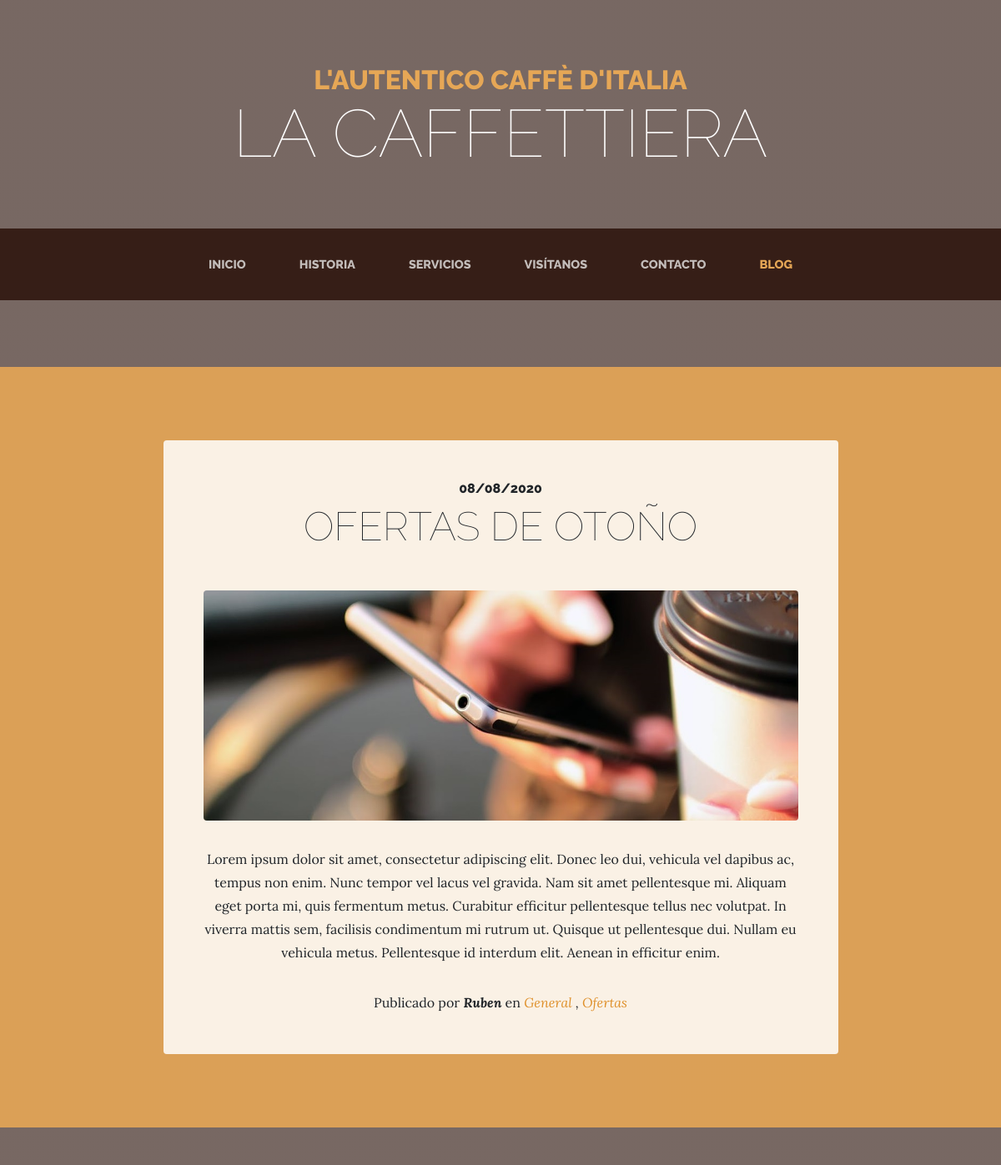
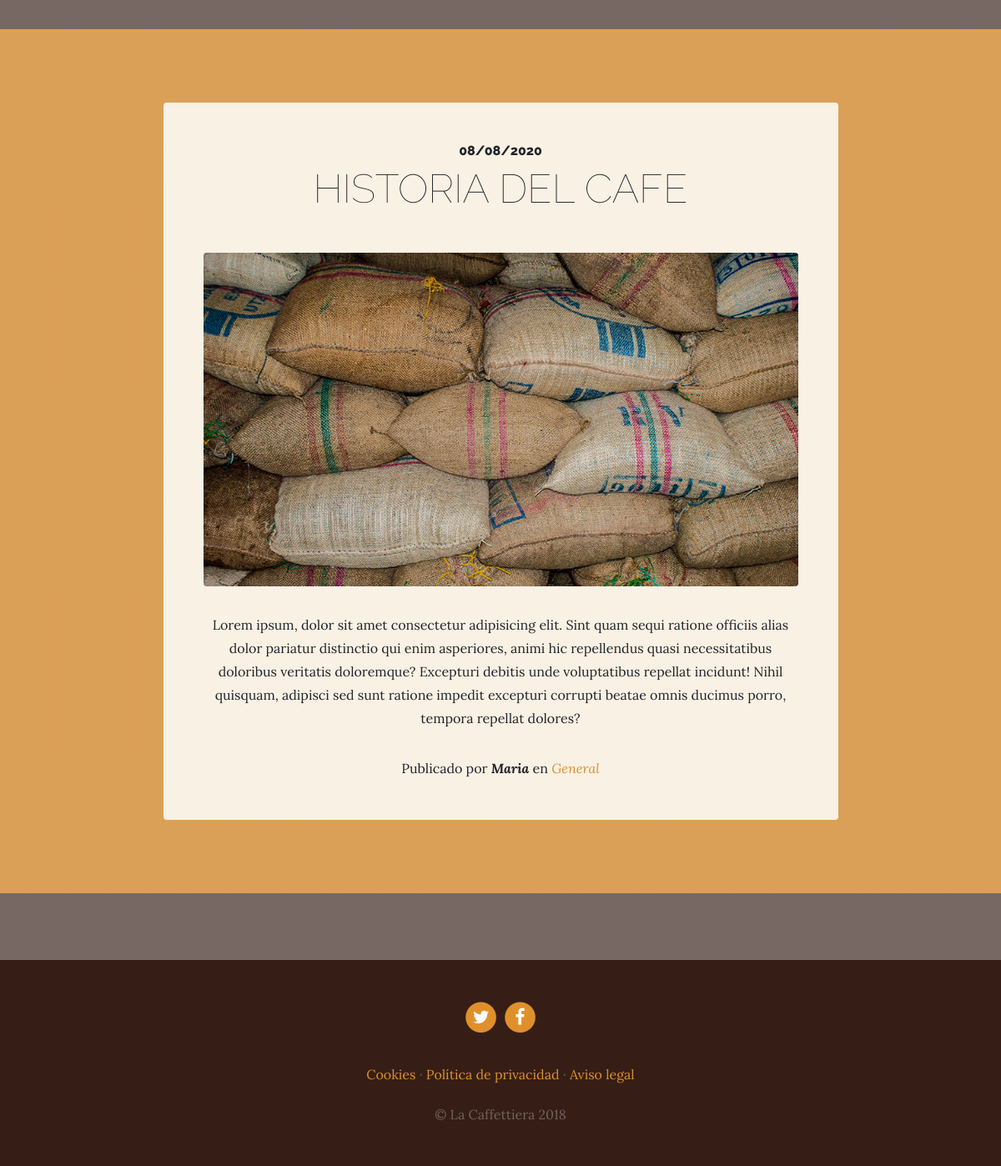
Screenshot of /blog/category/1/ with the database file from the repository (2 pictures, top to bottom).
### blog/models.py (models this page shows, shortened)
class Post(models.Model):
    title = models.CharField(max_length=200, verbose_name="Titulo")
    content = models.TextField(verbose_name="Contenido")
    published = models.DateTimeField(verbose_name='Fecha de publicacion', default=now)
    image = models.ImageField(upload_to="posts", verbose_name="Imagen", null=True, blank=True)
    author = models.ForeignKey(User, verbose_name="Autor", on_delete=models.CASCADE)
    categories = models.ManyToManyField(Category, verbose_name="Categorias", related_name='get_post')
    created = models.DateTimeField(auto_now_add=True, verbose_name="Fecha de creacion")
    updated = models.DateTimeField(auto_now=True, verbose_name="Fecha de actualizacion")
    class Meta:
        verbose_name = 'Entrada'
        verbose_name_plural = 'Entradas'
        ordering = ['created']

class Category(models.Model):
    name = models.CharField(max_length=100, verbose_name="Nombre")
    created = models.DateTimeField(auto_now_add=True, verbose_name="Fecha de creacion")
    updated = models.DateTimeField(auto_now=True, verbose_name="Fecha de actualizacion")
    class Meta:
        verbose_name = 'Categoria'
        verbose_name_plural = 'Categorias'
        ordering = ['created']

### pages/models.py (models this page shows, shortened)
class Page(models.Model):
    title = models.CharField(max_length=100, verbose_name='Titulo')
    content = RichTextField(verbose_name='Contenido')
    order = models.SmallIntegerField(verbose_name="Orden", default=0)
    created = models.DateTimeField(auto_now_add = True, verbose_name='Fecha de creacion')
    updated = models.DateTimeField(auto_now = True, verbose_name='Fecha de actualizacion')
    class Meta:
        verbose_name="Pagina"
        verbose_name_plural="Paginas"
        ordering=['order', 'title']

### blog/views.py (the view)
# urls.py: path('category/<int:category_id>/', category, name="category"),
def category(request, category_id):
    category = get_object_or_404(Category, id=category_id)
    context = {
        'category': category
    }
    return render(request, 'blog/category.html', context)

### pages/templatetags/page_extras.py (called while the page is built)
@register.simple_tag
def get_page_list():
    pages = Page.objects.all()
    return pages

### social/processors.py (called while the page is built)
def ctx_dict(request):
    ctx = {}
    links = Link.objects.all()
    for link in links:
        ctx[link.key] = link.url
    return ctx

### templates/blog/category.html (shortened to what this page needs)
{% extends 'core/base.html' %}
{% load static %}
{% block content %}
  {% for post in category.get_post.all %}
    <section class="page-section cta">
      <div class="container">
        <div class="row">
          <div class="col-xl-9 mx-auto">
            <div class="cta-innerv text-center rounded">
              <h2 class="section-heading mb-5">
                <span class="section-heading-upper">{{ post.published|date:"SHORT_DATE_FORMAT" }}</span>
                <span class="section-heading-lower">{{ post.title }}</span>
              </h2>
              <p class="mb-0">
                <img class="mx-auto d-flex rounded img-fluid mb-3 mb-lg-0" src="{{ post.image.url }}" alt="{{ post.title }}">
              </p>
              <p class="mb-0 mbt">
                {{ post.content }}
              </p>
              <p class="mb-0 mbt">
                <span class="section-heading-under">Publicado por <em><b>{{ post.author|title }}</b></em> en <em>
                  {% for category in post.categories.all %}
                    <a href="{% url 'category' category.id %}" class="link">{{ category.name }}</a> {% if not forloop.last %},{% endif %}
                  {% endfor %}
                </em></span>
              </p>
            </div>
          </div>
        </div>
      </div>
    </section>
  {% endfor %}
{% endblock %}

### templates/core/base.html (shortened to what this page needs)
<!DOCTYPE html>
<html lang="es">
  <head>
    {% load static %}
    {% load page_extras %}
    {% get_page_list as page_list %}
    <link href="{% static 'core/vendor/bootstrap/css/bootstrap.min.css' %}" rel="stylesheet">
    <link href="{% static 'core/vendor/font-awesome/css/font-awesome.min.css' %}" rel="stylesheet" type="text/css">
    <link href="{% static 'core/css/business-casual.css' %}" rel="stylesheet">
  </head>
  <body>
    <h1 class="site-heading text-center text-white d-none d-lg-block">
      <span class="site-heading-upper text-primary mb-3">L'autentico caffè d'italia</span>
      <span class="site-heading-lower">La Caffettiera</span>
    </h1>
    <nav class="navbar navbar-expand-lg navbar-dark py-lg-4" id="mainNav">
      <div class="container">
        <div class="collapse navbar-collapse" id="navbarResponsive">
          <ul class="navbar-nav mx-auto">
            <li class="nav-item {% if request.path == '/' %}active{% endif %} px-lg-4">
              <a class="nav-link text-uppercase text-expanded" href="{% url 'home' %}">Inicio</a>
            </li>
            <li class="nav-item {% if request.path == '/about/' %}active{% endif %} px-lg-4">
              <a class="nav-link text-uppercase text-expanded" href="{% url 'about' %}">Historia</a>
            </li>
            <li class="nav-item {% if request.path == '/services/' %}active{% endif %} px-lg-4">
              <a class="nav-link text-uppercase text-expanded" href="{% url 'services' %}">Servicios</a>
            </li>
            <li class="nav-item {% if request.path == '/store/' %}active{% endif %} px-lg-4">
              <a class="nav-link text-uppercase text-expanded" href="{% url 'store' %}">Visítanos</a>
            </li>
            <li class="nav-item {% if request.path == '/contact/' %}active{% endif %} px-lg-4">
              <a class="nav-link text-uppercase text-expanded" href="{% url 'contact' %}">Contacto</a>
            </li>
            <li class="nav-item {% if request.path|slice:":6" == '/blog/' %}active{% endif %} px-lg-4">
              <a class="nav-link text-uppercase text-expanded" href="{% url 'blog' %}">Blog</a>
            </li>
          </ul>
        </div>
      </div>
    </nav>
    <main>
        {% block content %} {% endblock %}
    </main>
    <footer class="footer text-faded text-center py-5">
      <div class="container">
        <p class="m-0">
          {% if link_twitter %}
            <a href="{{ link_twitter }}" class="link">
              <span class="fa-stack fa-lg">
                <i class="fa fa-circle fa-stack-2x"></i>
                <i class="fa fa-twitter fa-stack-1x fa-inverse"></i>
              </span>
            </a>
          {% endif %}
          {% if link_facebook %}
            <a href="{{ link_facebook }}" class="link">
              <span class="fa-stack fa-lg">
                <i class="fa fa-circle fa-stack-2x"></i>
                <i class="fa fa-facebook fa-stack-1x fa-inverse"></i>
              </span>
            </a>
          {% endif %}
	    </p>
        <p class="m-0 mbt">
          {% for page in page_list %}
            <a href="{% url 'page' page.id %}" class="link">{{ page.title }}</a>{% if not forloop.last %} ·{% endif %}
          {% endfor %}
		    </p>
        <p class="m-0 mbt1">&copy; La Caffettiera 2018</p>
      </div>
	</footer>
  </body>
</html>

### core/static/core/css/business-casual.css (style rules this page uses)
body { font-family: 'Lora'; background: linear-gradient(rgba(47, 23, 15, 0.65), rgba(47, 23, 15, 0.65)), url("../img/bg.jpg"); background-attachment: fixed; background-position: center; background-size: cover; }
h1, h2, h3, h4, h5, h6 { font-family: 'Raleway'; }
p { line-height: 1.75; }
.text-faded { color: rgba(255, 255, 255, 0.3); }
.site-heading { margin-top: 5rem; margin-bottom: 5rem; text-transform: uppercase; line-height: 1; font-family: 'Raleway'; }
.site-heading .site-heading-upper { display: block; font-size: 2rem; font-weight: 800; }
.site-heading .site-heading-lower { font-size: 5rem; font-weight: 100; line-height: 4rem; }
.page-section { margin-top: 5rem; margin-bottom: 5rem; }
.section-heading { text-transform: uppercase; }
.section-heading .section-heading-upper { display: block; font-size: 1rem; font-weight: 800; padding-bottom:.5rem; }
.section-heading .section-heading-lower { display: block; font-size: 3rem; font-weight: 100; }
#mainNav { background-color: rgba(47, 23, 15, 0.9); font-family: 'Raleway'; }
#mainNav .navbar-nav .nav-item .nav-link { color: rgba(255, 255, 255, 0.7); font-weight: 800; }
#mainNav .navbar-nav .nav-item.active .nav-link { color: #e6a756; }
@media (min-width: 992px) { #mainNav .navbar-nav .nav-item .nav-link { font-size: 0.9rem; } }
.cta { padding-top: 5rem; padding-bottom: 5rem; background-color: rgba(230, 167, 86, 0.9); }
.cta .cta-innerv { position: relative; padding: 3rem; margin: 0.5rem; background-color: rgba(255, 255, 255, 0.85); }
.footer { background-color: rgba(47, 23, 15, 0.9); }
.text-primary { color: #e6a756 !important; }
.mbt { padding-top: 2rem; }
.mbt1 { padding-top: 1.25rem; }
a.link { color: #df902a; }

### rows the page displays
Post: published "08/08/2020", title "OFERTAS DE OTOÑO", image (picture), content "Lorem ipsum dolor sit amet, consectetur adipiscing elit. Donec leo dui, vehicula vel dapibus ac, tempus non enim. Nunc tempor vel lacus vel gravida. Nam sit amet pellentesque mi. Aliquam eget porta mi, quis fermentum metus. Curabitur efficitur pellentesque tellus nec volutpat. In viverra mattis sem, facilisis condimentum mi rutrum ut. Quisque ut pellentesque dui. Nullam eu vehicula metus. Pellentesque id interdum elit. Aenean in efficitur enim.", author "Ruben"
Category: name "General"
Category: name "Ofertas"
Post: published "08/08/2020", title "HISTORIA DEL CAFE", image (picture), content "Lorem ipsum, dolor sit amet consectetur adipisicing elit. Sint quam sequi ratione officiis alias dolor pariatur distinctio qui enim asperiores, animi hic repellendus quasi necessitatibus doloribus veritatis doloremque? Excepturi debitis unde voluptatibus repellat incidunt! Nihil quisquam, adipisci sed sunt ratione impedit excepturi corrupti beatae omnis ducimus porro, tempora repellat dolores?", author "Maria"
Page: title "Cookies"
Page: title "Política de privacidad"
Page: title "Aviso legal"
